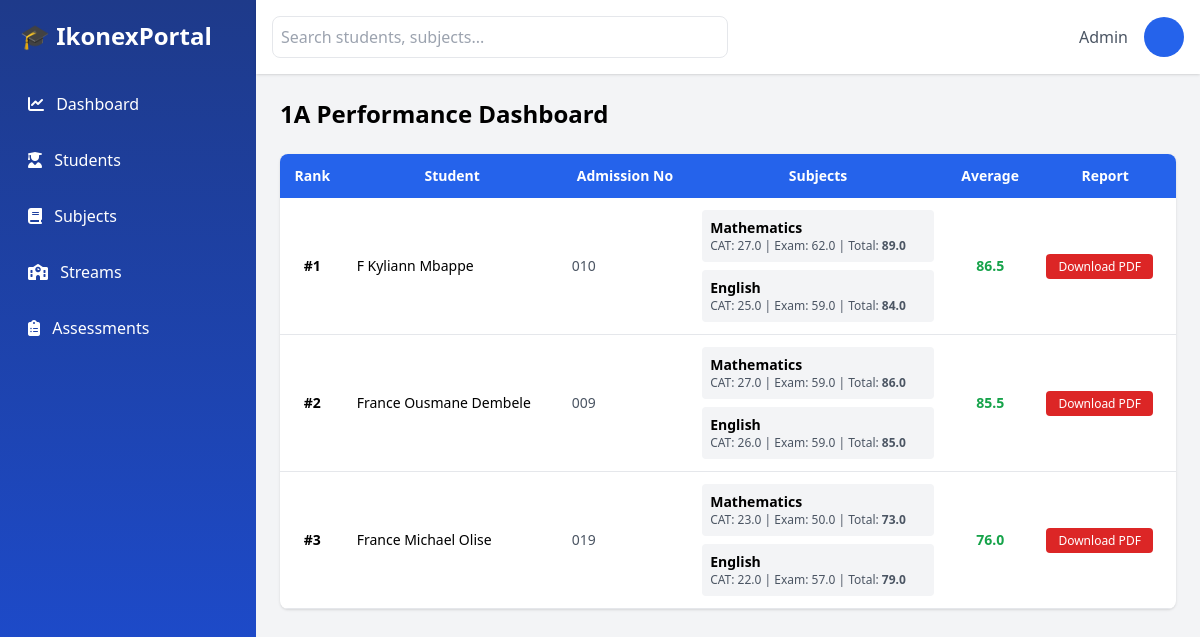
Page /classes/1/performance/ on the committed database.
### Ikonex/models.py (models this page shows, shortened)
class ClassStream(models.Model):
    name = models.CharField(max_length=50, unique=True)
    def __str__(self):
        return self.name

class Student(models.Model):
    class_stream = models.ForeignKey(ClassStream, on_delete=models.CASCADE, related_name="students")
    admission_number = models.CharField(max_length=40, unique=True)
    surname = models.CharField(max_length=50)
    first_name = models.CharField(max_length=50)
    last_name = models.CharField(max_length=50)
    created_at = models.DateTimeField(auto_now_add=True)

class Subject(models.Model):
    name = models.CharField(max_length=50)
    subject_code = models.CharField(max_length=20)

class Assessment(models.Model):
    subject = models.ForeignKey(Subject, on_delete=models.CASCADE)
    student = models.ForeignKey(Student, on_delete=models.CASCADE)
    cat_score = models.FloatField(default=0)
    exam_score = models.FloatField(default=0)
    class Meta:
        unique_together = ('student', 'subject')
    @property
    def total_score(self):
        return self.cat_score + self.exam_score

### Ikonex/views.py (the view)
# urls.py: path('classes/<int:class_id>/performance/', class_perfomance, name='class-performance'),
def class_perfomance(request, class_id):
    class_stream = get_object_or_404(ClassStream, id=class_id)
    students = Student.objects.filter(class_stream=class_stream)
    ranked_list = []
    for student in students:
        assessments = Assessment.objects.filter(student=student)
        subjects_data = {}
        for p in assessments:
            subjects_data[p.subject.name] = {
                'cat': p.cat_score,
                'exam': p.exam_score,
                'total': p.total_score
            }
        avg = average_score(student)
        ranked_list.append({
            "student": student,
            "subjects": subjects_data,
            "average": avg
        })
    ranked_list.sort(key=lambda x: x["average"], reverse=True)
    for index, item in enumerate(ranked_list, start=1):
        item["rank"] = index
    return render(request, "performance/class_performance.html", {
        "class_stream": class_stream,
        "ranked_list": ranked_list,
    })

### Ikonex/utils.py (called while the page is built)
def average_score(student):
    assessments = Assessment.objects.filter(student=student)
    total = sum(p.total_score for p in assessments)
    count = assessments.count()
    return total / count if count else 0

### templates/performance/class_performance.html
{% extends 'home/base.html' %}
{% block content %}
<div class="flex justify-between items-center mb-6">
    <h1 class="text-2xl font-bold">
        {{ class_stream }} Performance Dashboard
    </h1>
</div>
<div class="bg-white shadow rounded-lg overflow-x-auto">
<table class="w-full text-sm">
    <thead class="bg-blue-600 text-white">
        <tr>
            <th class="p-3">Rank</th>
            <th class="p-3">Student</th>
            <th class="p-3">Admission No</th>
            <th class="p-3">Subjects</th>
            <th class="p-3">Average</th>
            <th>Report</th>
        </tr>
    </thead>
    <tbody>
        {% for item in ranked_list %}
        <tr class="border-b hover:bg-gray-50">
            <td class="p-3 font-bold text-center">
                #{{ item.rank }}
            </td>
            <td class="p-3">
                {{ item.student.surname }}
                {{ item.student.first_name }}
                {{ item.student.last_name }}
            </td>
            <td class="p-3 text-gray-600">
                {{ item.student.admission_number }}
            </td>
            <td class="p-3">
                <div class="space-y-2">
                    {% for subject, score in item.subjects.items %}
                    <div class="bg-gray-100 p-2 rounded">
                        <div class="font-semibold">
                            {{ subject }}
                        </div>
                        <div class="text-xs text-gray-600">
                            CAT: {{ score.cat }} |
                            Exam: {{ score.exam }} |
                            Total: <b>{{ score.total }}</b>
                        </div>
                    </div>
                    {% endfor %}
                </div>
            </td>
            <td class="p-3 font-bold text-green-600 text-center">
                {{ item.average }}
            </td>
            <td class="p-3">
                <a href="{% url 'student-report-card-pdf' item.student.id %}"
                class="bg-red-600 text-white px-3 py-1 rounded text-xs">
                Download PDF
                </a>
            </td>
        </tr>
        {% endfor %}
    </tbody>
</table>
</div>
{% endblock %}

### rows in the picture
ClassStream: name "1A"
Student: rank "1", student.surname "F", student.first_name "Kyliann", student.last_name "Mbappe", student.admission_number "010", total "89.0" "84.0", average "86.5"
Subject: subjects "Mathematics" "Mathematics" "Mathematics"
Assessment: cat "27.0", exam "62.0"
Subject: subjects "English" "English" "English"
Assessment: cat "25.0", exam "59.0"
Student: rank "2", student.surname "France", student.first_name "Ousmane", student.last_name "Dembele", student.admission_number "009", total "86.0" "85.0", average "85.5"
Assessment: cat "27.0", exam "59.0"
Assessment: cat "26.0", exam "59.0"
Student: rank "3", student.surname "France", student.first_name "Michael", student.last_name "Olise", student.admission_number "019", total "73.0" "79.0", average "76.0"
Assessment: cat "23.0", exam "50.0"
Assessment: cat "22.0", exam "57.0"
